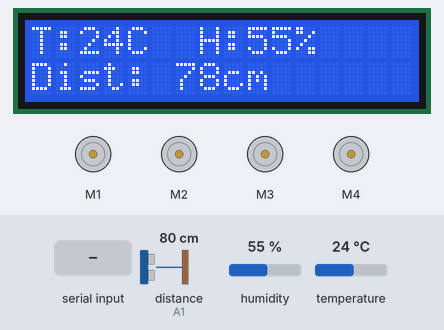
Simulated run of this sketch. Board: Arduino Uno, built with avr-gcc and run on an emulated ATmega328P. On the bench: 16×2 character LCD, 4 × DC motor (green arrow = forward, orange = backward, longer = faster). Wiring (inferred from the names in the program): ultrasonic range finder: trigger A0; echo A1. Inputs (shaded band) come from the test bench; at power-on: distance to the obstacle (sensor on A1) 80 cm, humidity 55 %, temperature 24 °C. The echo pulse lasts 58.3 µs per cm; what the sketch prints to the serial monitor is not drawn.

Above: at 2.6 s.
2.7 s: "f" received over Serial
At 3.6 s:
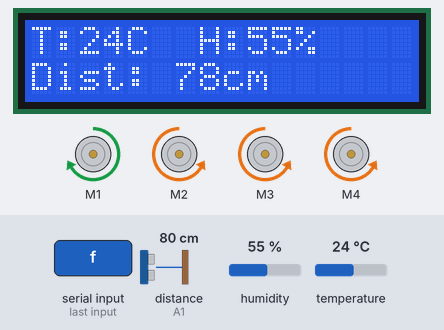
4.2 s: distance to the obstacle (sensor on A1) set to 250 cm
At 7.2 s:
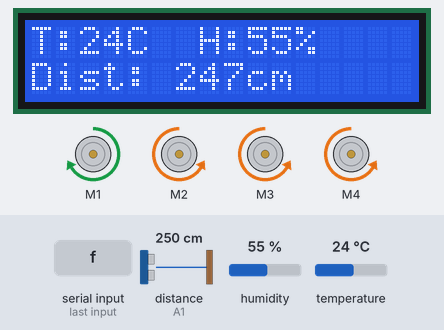
7.5 s: "b" received over Serial
At 8.3 s:
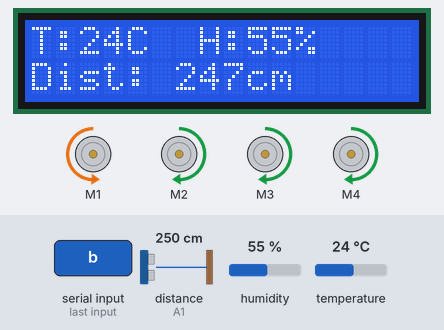
9.0 s: "l" received over Serial
At 9.8 s:
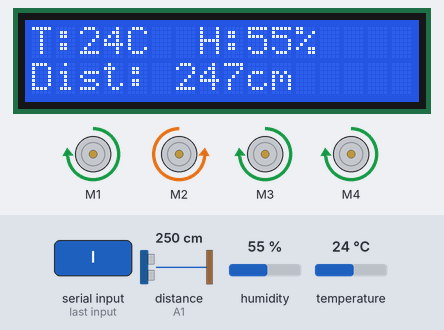
10.5 s: humidity set to 22 %
At 15.1 s:
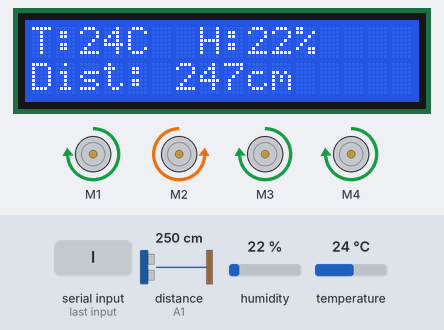
15.6 s: "r" received over Serial
At 15.9 s:
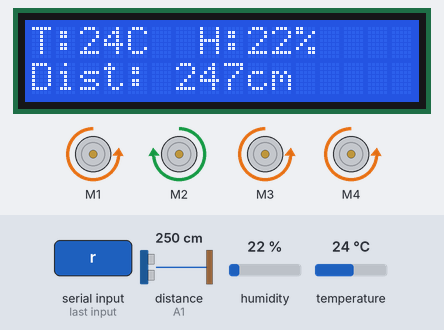
Timing chart, 0 to 18.1 s (numbered marks = the images above; inputs shaded):
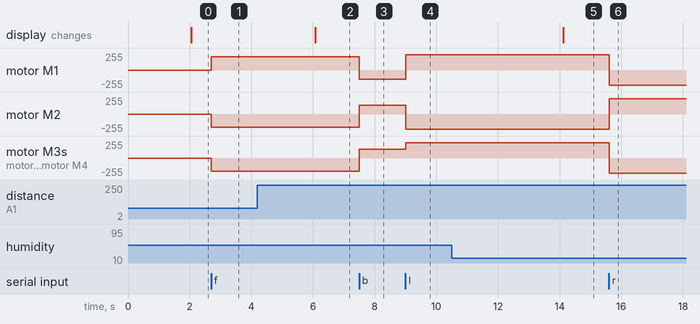

The sketch:

robot_control.py.ino
```cpp
#include <AFMotor.h>          // Adafruit Motor Shield 라이브러리 (모터 제어용)
#include <DHT.h>             // DHT 센서 라이브러리 (온습도 측정용)
#include <Wire.h>            // I2C 통신 라이브러리
#include <LiquidCrystal_I2C.h> // I2C LCD 제어 라이브러리

// 1. 모터 및 센서 설정 (수정됨)
AF_DCMotor m1(1); // 오른쪽 뒷바퀴 (Rear Right)
AF_DCMotor m2(2); // 오른쪽 앞바퀴 (Front Right)
AF_DCMotor m3(3); // 왼쪽 앞바퀴 (Front Left)
AF_DCMotor m4(4); // 왼쪽 뒷바퀴 (Rear Left)

LiquidCrystal_I2C lcd(0x27, 16, 2); // LCD 주소(0x27), 16열 2행 설정

const int trigPin = A0; // 초음파 센서 Trig 핀을 아날로그 A0에 연결
const int echoPin = A1; // 초음파 센서 Echo 핀을 아날로그 A1에 연결

#define DHTPIN A2       // DHT11 데이터 핀을 아날로그 A2에 연결
#define DHTTYPE DHT11   // 센서 타입을 DHT11로 정의
DHT dht(DHTPIN, DHTTYPE); // DHT 객체 초기화

// --- 속도 설정 (전진 속도만 독립적으로 수정) ---
int forwardSpeed = 200; // 전진 시 모터 속도 (0~255 사이)
int moveSpeed = 135;    // 후진 등 평상시 기본 이동 속도
int turnSpeed = 230;    // 회전 시 마찰을 이기기 위한 높은 속도
// ----------------------

unsigned long lastUpdate = 0; // LCD/센서 데이터 업데이트 주기 계산용 변수
char currentCmd = 's';        // 현재 로봇의 상태(명령어) 저장 (기본값 's' = 정지)

void setup() {
  Serial.begin(9600);        // PC와의 시리얼 통신 속도 설정
  pinMode(trigPin, OUTPUT);  // 초음파 발사 핀을 출력으로 설정
  pinMode(echoPin, INPUT);   // 초음파 수신 핀을 입력으로 설정
  dht.begin();               // 온습도 센서 작동 시작

  lcd.init();                // LCD 초기화
  lcd.backlight();           // LCD 백라이트 켜기
  lcd.clear();               // LCD 화면 지우기
}

// 초음파를 이용해 거리를 계산하는 함수
long getDistance() {
  digitalWrite(trigPin, LOW); delayMicroseconds(2); // 핀 초기화
  digitalWrite(trigPin, HIGH); delayMicroseconds(10); // 10마이크로초 동안 초음파 발사
  digitalWrite(trigPin, LOW);
  long duration = pulseIn(echoPin, HIGH, 20000); // 반사되어 돌아온 시간 측정 (타임아웃 20ms)
  long dist = duration * 17 / 1000; // 시간을 cm 단위 거리로 변환 (음속 기반 계산)
  return (dist <= 0) ? 999 : dist;  // 측정이 안 되면 999 반환, 아니면 거리값 반환
}

// 모든 모터의 속도를 한 번에 설정하는 함수
void setAllSpeed(int s) {
  m1.setSpeed(s); m2.setSpeed(s); m3.setSpeed(s); m4.setSpeed(s);
}

// 전진 함수 (요청사항 반영 수정)
void moveForward()  {
  setAllSpeed(forwardSpeed); // 전진용 속도 적용
  // 배선 상태에 맞춘 전진 방향 설정
  m1.run(FORWARD);  // 오른쪽 뒷바퀴
  m2.run(BACKWARD); // 오른쪽 앞바퀴 (반대로 수정됨)
  m3.run(BACKWARD); // 왼쪽 앞바퀴
  m4.run(BACKWARD); // 왼쪽 뒷바퀴
}

// 후진 함수
void moveBackward() {
  setAllSpeed(moveSpeed); // 일반 이동 속도 적용
  // 전진과 반대 방향으로 설정 (전진 설정을 기준으로 반전)
  m1.run(BACKWARD); m2.run(FORWARD); m3.run(FORWARD);  m4.run(FORWARD);
}

// 좌회전 함수 (제자리 회전)
void turnLeft() {
  setAllSpeed(turnSpeed); // 회전용 속도 적용
  // 우측은 전진 방향, 좌측은 후진 방향으로 회전
  m1.run(FORWARD);  m2.run(BACKWARD);
  m3.run(FORWARD);  m4.run(FORWARD);
}

// 우회전 함수 (제자리 회전)
void turnRight() {
  setAllSpeed(turnSpeed);
  // 좌측은 전진 방향, 우측은 후진 방향으로 회전
  m1.run(BACKWARD); m2.run(FORWARD);
  m3.run(BACKWARD); m4.run(BACKWARD);
}

// 모든 모터 정지 함수
void stopRobot() { m1.run(RELEASE);  m2.run(RELEASE);  m3.run(RELEASE);  m4.run(RELEASE);  }

void loop() {
  long distance = getDistance(); // 매 루프마다 현재 전방 거리 측정

  // 블루투스나 시리얼 모니터로부터 새로운 명령이 들어왔는지 확인
  if (Serial.available() > 0) {
    currentCmd = Serial.read(); // 들어온 문자를 currentCmd에 저장
  }

  // 장애물 감지 및 주행 로직
  if (currentCmd == 'f' && distance <= 25) {
    // 전진 중인데 앞에 장애물이 25cm 이내에 있으면
    stopRobot(); // 강제로 정지 (충돌 방지)
  } else {
    // 입력된 명령어에 따라 동작 수행
    if (currentCmd == 'f') moveForward();       // 'f' 입력 시 전진
    else if (currentCmd == 'b') moveBackward();  // 'b' 입력 시 후진
    else if (currentCmd == 'l') turnLeft();      // 'l' 입력 시 좌회전
    else if (currentCmd == 'r') turnRight();     // 'r' 입력 시 우회전
    else stopRobot();                            // 그 외의 경우(또는 's') 정지
  }

  // 2초(2000ms)마다 센서 값 업데이트 및 LCD 출력
  if (millis() - lastUpdate >= 2000) {
    lastUpdate = millis(); // 마지막 업데이트 시간 갱신
    float h = dht.readHumidity();    // 습도 읽기
    float t = dht.readTemperature(); // 온도 읽기

    // LCD 첫 번째 줄 표시 (온도, 습도)
    lcd.setCursor(0, 0);
    lcd.print("T:"); lcd.print((int)t); lcd.print("C  H:"); lcd.print((int)h); lcd.print("%   ");
    // LCD 두 번째 줄 표시 (거리)
    lcd.setCursor(0, 1);
    lcd.print("Dist: "); lcd.print(distance); lcd.print("cm      ");

    // 시리얼 모니터로 데이터 전송 (앱이나 PC에서 모니터링용)
    Serial.print("T:"); Serial.print(t);
    Serial.print(",H:"); Serial.print(h);
    Serial.print(",D:"); Serial.println(distance);
  }
}
```

Measured:
- after the input at 2.7 s, motor M1: stopped → forward 200/255 at once; motor M2–4: stopped → backward 200/255 at once
- after the input at 4.2 s, the display: changes after 1.9 s (image 2)
- after the input at 7.5 s, motor M1: forward 200/255 → backward 135/255 at once; motor M2–4: backward 200/255 → forward 135/255 at once
- after the input at 9.0 s, motor M1: backward 135/255 → forward 230/255 at once; motor M2: forward 135/255 → backward 230/255 at once; motor M3, motor M4: forward 135/255 → forward 230/255 at once
- after the input at 10.5 s, the display: changes after 3.6 s (image 5)
- after the input at 15.6 s, motor M1, motor M3, motor M4: forward 230/255 → backward 230/255 at once; motor M2: backward 230/255 → forward 230/255 at once
